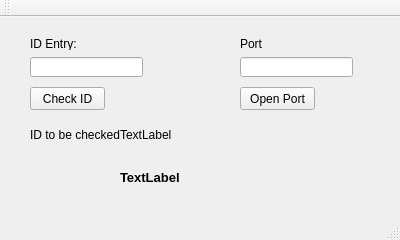
<?xml version="1.0" encoding="UTF-8"?>
<ui version="4.0">
 <class>MainWindow</class>
 <widget class="QMainWindow" name="MainWindow">
  <property name="geometry">
   <rect>
    <x>0</x>
    <y>0</y>
    <width>400</width>
    <height>240</height>
   </rect>
  </property>
  <property name="windowTitle">
   <string>MainWindow</string>
  </property>
  <widget class="QWidget" name="centralWidget">
   <widget class="QPushButton" name="pushButton">
    <property name="geometry">
     <rect>
      <x>30</x>
      <y>70</y>
      <width>75</width>
      <height>23</height>
     </rect>
    </property>
    <property name="text">
     <string>Check ID</string>
    </property>
   </widget>
   <widget class="QLabel" name="label">
    <property name="geometry">
     <rect>
      <x>30</x>
      <y>110</y>
      <width>91</width>
      <height>16</height>
     </rect>
    </property>
    <property name="text">
     <string>ID to be checked:</string>
    </property>
   </widget>
   <widget class="QLabel" name="lblId">
    <property name="geometry">
     <rect>
      <x>120</x>
      <y>110</y>
      <width>111</width>
      <height>16</height>
     </rect>
    </property>
    <property name="text">
     <string>TextLabel</string>
    </property>
   </widget>
   <widget class="QLineEdit" name="leId">
    <property name="geometry">
     <rect>
      <x>30</x>
      <y>40</y>
      <width>113</width>
      <height>20</height>
     </rect>
    </property>
   </widget>
   <widget class="QLabel" name="label_2">
    <property name="geometry">
     <rect>
      <x>30</x>
      <y>20</y>
      <width>46</width>
      <height>13</height>
     </rect>
    </property>
    <property name="text">
     <string>ID Entry:</string>
    </property>
   </widget>
   <widget class="QLabel" name="lblStatus">
    <property name="geometry">
     <rect>
      <x>120</x>
      <y>150</y>
      <width>81</width>
      <height>21</height>
     </rect>
    </property>
    <property name="font">
     <font>
      <pointsize>10</pointsize>
      <weight>75</weight>
      <bold>true</bold>
     </font>
    </property>
    <property name="text">
     <string>TextLabel</string>
    </property>
   </widget>
   <widget class="QLineEdit" name="lePortName">
    <property name="geometry">
     <rect>
      <x>240</x>
      <y>40</y>
      <width>113</width>
      <height>20</height>
     </rect>
    </property>
   </widget>
   <widget class="QLabel" name="label_3">
    <property name="geometry">
     <rect>
      <x>240</x>
      <y>20</y>
      <width>46</width>
      <height>13</height>
     </rect>
    </property>
    <property name="text">
     <string>Port</string>
    </property>
   </widget>
   <widget class="QPushButton" name="pushButton_2">
    <property name="geometry">
     <rect>
      <x>240</x>
      <y>70</y>
      <width>75</width>
      <height>23</height>
     </rect>
    </property>
    <property name="text">
     <string>Open Port</string>
    </property>
   </widget>
  </widget>
  <widget class="QMenuBar" name="menuBar">
   <property name="geometry">
    <rect>
     <x>0</x>
     <y>0</y>
     <width>400</width>
     <height>20</height>
    </rect>
   </property>
  </widget>
  <widget class="QToolBar" name="mainToolBar">
   <attribute name="toolBarArea">
    <enum>TopToolBarArea</enum>
   </attribute>
   <attribute name="toolBarBreak">
    <bool>false</bool>
   </attribute>
  </widget>
  <widget class="QStatusBar" name="statusBar"/>
 </widget>
 <layoutdefault spacing="6" margin="11"/>
 <resources/>
 <connections/>
</ui>
